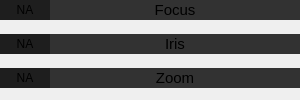
          <widget class="QWidget" name="T_CurveEstimationTab">
           <attribute name="title">
            <string>Mapping</string>
           </attribute>
           <layout class="QVBoxLayout" name="verticalLayout_7">
            <property name="leftMargin">
             <number>0</number>
            </property>
            <property name="topMargin">
             <number>0</number>
            </property>
            <property name="rightMargin">
             <number>0</number>
            </property>
            <property name="bottomMargin">
             <number>0</number>
            </property>
            <item>
             <layout class="QVBoxLayout" name="C_LensEncoderGraphColumn">
              <property name="spacing">
               <number>2</number>
              </property>
              <property name="leftMargin">
               <number>0</number>
              </property>
              <item>
               <layout class="QVBoxLayout" name="C_FocusEncoderGraphColumn">
                <property name="spacing">
                 <number>0</number>
                </property>
                <item>
                 <layout class="QHBoxLayout" name="R_FocusEncoderPlotHeaderRow">
                  <property name="spacing">
                   <number>0</number>
                  </property>
                  <property name="sizeConstraint">
                   <enum>QLayout::SetDefaultConstraint</enum>
                  </property>
                  <item>
                   <widget class="QLabel" name="L_FocusEncoderLiveLabel">
                    <property name="minimumSize">
                     <size>
                      <width>50</width>
                      <height>0</height>
                     </size>
                    </property>
                    <property name="styleSheet">
                     <string notr="true">QLabel {
	background-color: rgb(30, 30, 30)
}</string>
                    </property>
                    <property name="text">
                     <string>NA</string>
                    </property>
                    <property name="alignment">
                     <set>Qt::AlignCenter</set>
                    </property>
                   </widget>
                  </item>
                  <item>
                   <widget class="QLabel" name="L_FocusEncoderGraphLabel">
                    <property name="sizePolicy">
                     <sizepolicy hsizetype="Expanding" vsizetype="Preferred">
                      <horstretch>0</horstretch>
                      <verstretch>0</verstretch>
                     </sizepolicy>
                    </property>
                    <property name="minimumSize">
                     <size>
                      <width>0</width>
                      <height>20</height>
                     </size>
                    </property>
                    <property name="maximumSize">
                     <size>
                      <width>16777215</width>
                      <height>16777215</height>
                     </size>
                    </property>
                    <property name="font">
                     <font>
                      <pointsize>11</pointsize>
                     </font>
                    </property>
                    <property name="autoFillBackground">
                     <bool>false</bool>
                    </property>
                    <property name="styleSheet">
                     <string notr="true">QLabel {
	background-color: rgb(50, 50, 50);
	border-top-left-radius: 0px;
	border-bottom-left-radius: 0px
}</string>
                    </property>
                    <property name="frameShape">
                     <enum>QFrame::NoFrame</enum>
                    </property>
                    <property name="text">
                     <string>Focus</string>
                    </property>
                    <property name="alignment">
                     <set>Qt::AlignCenter</set>
                    </property>
                   </widget>
                  </item>
                 </layout>
                </item>
                <item>
                 <widget class="PlotWidget" name="PW_FocusEncoderPlotWidget" native="true">
                  <property name="sizePolicy">
                   <sizepolicy hsizetype="Preferred" vsizetype="Expanding">
                    <horstretch>0</horstretch>
                    <verstretch>0</verstretch>
                   </sizepolicy>
                  </property>
                  <property name="minimumSize">
                   <size>
                    <width>300</width>
                    <height>0</height>
                   </size>
                  </property>
                 </widget>
                </item>
               </layout>
              </item>
              <item>
               <layout class="QVBoxLayout" name="C_IrisEncoderGraphColumn">
                <property name="spacing">
                 <number>0</number>
                </property>
                <item>
                 <layout class="QHBoxLayout" name="R_IrisEncoderPlotHeaderRow">
                  <property name="spacing">
                   <number>0</number>
                  </property>
                  <item>
                   <widget class="QLabel" name="L_IrisEncoderLiveLabel">
                    <property name="minimumSize">
                     <size>
                      <width>50</width>
                      <height>0</height>
                     </size>
                    </property>
                    <property name="styleSheet">
                     <string notr="true">QLabel {
	background-color: rgb(30, 30, 30)
}</string>
                    </property>
                    <property name="text">
                     <string>NA</string>
                    </property>
                    <property name="alignment">
                     <set>Qt::AlignCenter</set>
                    </property>
                   </widget>
                  </item>
                  <item>
                   <widget class="QLabel" name="L_IrisEncoderGraphLabel">
                    <property name="sizePolicy">
                     <sizepolicy hsizetype="Expanding" vsizetype="Preferred">
                      <horstretch>0</horstretch>
                      <verstretch>0</verstretch>
                     </sizepolicy>
                    </property>
                    <property name="minimumSize">
                     <size>
                      <width>0</width>
                      <height>20</height>
                     </size>
                    </property>
                    <property name="maximumSize">
                     <size>
                      <width>16777215</width>
                      <height>16777215</height>
                     </size>
                    </property>
                    <property name="font">
                     <font>
                      <pointsize>11</pointsize>
                     </font>
                    </property>
                    <property name="autoFillBackground">
                     <bool>false</bool>
                    </property>
                    <property name="styleSheet">
                     <string notr="true">QLabel {
	background-color: rgb(50, 50, 50);
	border-top-left-radius: 0px;
	border-bottom-left-radius: 0px
}</string>
                    </property>
                    <property name="frameShape">
                     <enum>QFrame::NoFrame</enum>
                    </property>
                    <property name="text">
                     <string>Iris</string>
                    </property>
                    <property name="alignment">
                     <set>Qt::AlignCenter</set>
                    </property>
                   </widget>
                  </item>
                 </layout>
                </item>
                <item>
                 <widget class="PlotWidget" name="PW_IrisEncoderPlotWidget" native="true">
                  <property name="sizePolicy">
                   <sizepolicy hsizetype="Preferred" vsizetype="Expanding">
                    <horstretch>0</horstretch>
                    <verstretch>0</verstretch>
                   </sizepolicy>
                  </property>
                 </widget>
                </item>
               </layout>
              </item>
              <item>
               <layout class="QVBoxLayout" name="C_ZoomEncoderGraphColumn">
                <property name="spacing">
                 <number>0</number>
                </property>
                <item>
                 <layout class="QHBoxLayout" name="R_ZoomEncoderPlotHeaderRow">
                  <property name="spacing">
                   <number>0</number>
                  </property>
                  <item>
                   <widget class="QLabel" name="L_ZoomEncoderLiveLabel">
                    <property name="minimumSize">
                     <size>
                      <width>50</width>
                      <height>0</height>
                     </size>
                    </property>
                    <property name="styleSheet">
                     <string notr="true">QLabel {
	background-color: rgb(30, 30, 30)
}</string>
                    </property>
                    <property name="text">
                     <string>NA</string>
                    </property>
                    <property name="alignment">
                     <set>Qt::AlignCenter</set>
                    </property>
                   </widget>
                  </item>
                  <item>
                   <widget class="QLabel" name="L_ZoomEncoderGraphLabel">
                    <property name="sizePolicy">
                     <sizepolicy hsizetype="Expanding" vsizetype="Preferred">
                      <horstretch>0</horstretch>
                      <verstretch>0</verstretch>
                     </sizepolicy>
                    </property>
                    <property name="minimumSize">
                     <size>
                      <width>0</width>
                      <height>20</height>
                     </size>
                    </property>
                    <property name="maximumSize">
                     <size>
                      <width>16777215</width>
                      <height>16777215</height>
                     </size>
                    </property>
                    <property name="font">
                     <font>
                      <pointsize>11</pointsize>
                     </font>
                    </property>
                    <property name="styleSheet">
                     <string notr="true">QLabel {
	background-color: rgb(50, 50, 50);
	border-top-left-radius: 0px;
	border-bottom-left-radius: 0px
}</string>
                    </property>
                    <property name="text">
                     <string>Zoom</string>
                    </property>
                    <property name="alignment">
                     <set>Qt::AlignCenter</set>
                    </property>
                   </widget>
                  </item>
                 </layout>
                </item>
                <item>
                 <widget class="PlotWidget" name="PW_ZoomEncoderPlotWidget" native="true">
                  <property name="sizePolicy">
                   <sizepolicy hsizetype="Preferred" vsizetype="Expanding">
                    <horstretch>0</horstretch>
                    <verstretch>0</verstretch>
                   </sizepolicy>
                  </property>
                 </widget>
                </item>
               </layout>
              </item>
             </layout>
            </item>
           </layout>
          </widget>
